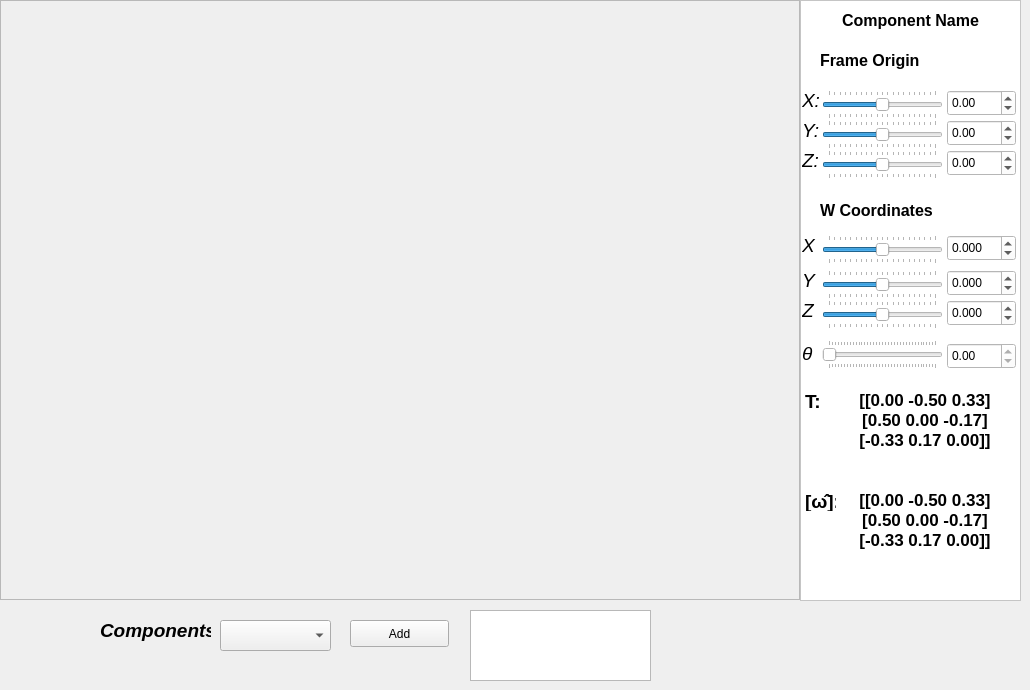
  <widget class="QWidget" name="centralwidget">
   <widget class="QFrame" name="frm_matplot">
    <property name="geometry">
     <rect>
      <x>0</x>
      <y>0</y>
      <width>800</width>
      <height>600</height>
     </rect>
    </property>
    <property name="frameShape">
     <enum>QFrame::StyledPanel</enum>
    </property>
    <property name="frameShadow">
     <enum>QFrame::Raised</enum>
    </property>
   </widget>
   <widget class="QLabel" name="label">
    <property name="geometry">
     <rect>
      <x>100</x>
      <y>620</y>
      <width>111</width>
      <height>21</height>
     </rect>
    </property>
    <property name="font">
     <font>
      <pointsize>14</pointsize>
      <weight>75</weight>
      <italic>true</italic>
      <bold>true</bold>
     </font>
    </property>
    <property name="text">
     <string>Components</string>
    </property>
   </widget>
   <widget class="QPushButton" name="btAdd_Component">
    <property name="geometry">
     <rect>
      <x>350</x>
      <y>620</y>
      <width>99</width>
      <height>27</height>
     </rect>
    </property>
    <property name="text">
     <string>Add</string>
    </property>
   </widget>
   <widget class="QComboBox" name="cbComponents">
    <property name="geometry">
     <rect>
      <x>220</x>
      <y>620</y>
      <width>111</width>
      <height>31</height>
     </rect>
    </property>
   </widget>
   <widget class="QFrame" name="frm_screw_control">
    <property name="geometry">
     <rect>
      <x>800</x>
      <y>0</y>
      <width>221</width>
      <height>601</height>
     </rect>
    </property>
    <property name="palette">
     <palette>
      <active>
       <colorrole role="WindowText">
        <brush brushstyle="SolidPattern">
         <color alpha="255">
          <red>0</red>
          <green>0</green>
          <blue>0</blue>
         </color>
        </brush>
       </colorrole>
       <colorrole role="Button">
        <brush brushstyle="SolidPattern">
         <color alpha="255">
          <red>255</red>
          <green>255</green>
          <blue>255</blue>
         </color>
        </brush>
       </colorrole>
       <colorrole role="Light">
        <brush brushstyle="SolidPattern">
         <color alpha="255">
          <red>255</red>
          <green>255</green>
          <blue>255</blue>
         </color>
        </brush>
       </colorrole>
       <colorrole role="Midlight">
        <brush brushstyle="SolidPattern">
         <color alpha="255">
          <red>255</red>
          <green>255</green>
          <blue>255</blue>
         </color>
        </brush>
       </colorrole>
       <colorrole role="Dark">
        <brush brushstyle="SolidPattern">
         <color alpha="255">
          <red>127</red>
          <green>127</green>
          <blue>127</blue>
         </color>
        </brush>
       </colorrole>
       <colorrole role="Mid">
        <brush brushstyle="SolidPattern">
         <color alpha="255">
          <red>170</red>
          <green>170</green>
          <blue>170</blue>
         </color>
        </brush>
       </colorrole>
       <colorrole role="Text">
        <brush brushstyle="SolidPattern">
         <color alpha="255">
          <red>0</red>
          <green>0</green>
          <blue>0</blue>
         </color>
        </brush>
       </colorrole>
       <colorrole role="BrightText">
        <brush brushstyle="SolidPattern">
         <color alpha="255">
          <red>255</red>
          <green>255</green>
          <blue>255</blue>
         </color>
        </brush>
       </colorrole>
       <colorrole role="ButtonText">
        <brush brushstyle="SolidPattern">
         <color alpha="255">
          <red>0</red>
          <green>0</green>
          <blue>0</blue>
         </color>
        </brush>
       </colorrole>
       <colorrole role="Base">
        <brush brushstyle="SolidPattern">
         <color alpha="255">
          <red>255</red>
          <green>255</green>
          <blue>255</blue>
         </color>
        </brush>
       </colorrole>
       <colorrole role="Window">
        <brush brushstyle="SolidPattern">
         <color alpha="255">
          <red>255</red>
          <green>255</green>
          <blue>255</blue>
         </color>
        </brush>
       </colorrole>
       <colorrole role="Shadow">
        <brush brushstyle="SolidPattern">
         <color alpha="255">
          <red>0</red>
          <green>0</green>
          <blue>0</blue>
         </color>
        </brush>
       </colorrole>
       <colorrole role="AlternateBase">
        <brush brushstyle="SolidPattern">
         <color alpha="255">
          <red>255</red>
          <green>255</green>
          <blue>255</blue>
         </color>
        </brush>
       </colorrole>
       <colorrole role="ToolTipBase">
        <brush brushstyle="SolidPattern">
         <color alpha="255">
          <red>255</red>
          <green>255</green>
          <blue>220</blue>
         </color>
        </brush>
       </colorrole>
       <colorrole role="ToolTipText">
        <brush brushstyle="SolidPattern">
         <color alpha="255">
          <red>0</red>
          <green>0</green>
          <blue>0</blue>
         </color>
        </brush>
       </colorrole>
      </active>
      <inactive>
       <colorrole role="WindowText">
        <brush brushstyle="SolidPattern">
         <color alpha="255">
          <red>0</red>
          <green>0</green>
          <blue>0</blue>
         </color>
        </brush>
       </colorrole>
       <colorrole role="Button">
        <brush brushstyle="SolidPattern">
         <color alpha="255">
          <red>255</red>
          <green>255</green>
          <blue>255</blue>
         </color>
        </brush>
       </colorrole>
       <colorrole role="Light">
        <brush brushstyle="SolidPattern">
         <color alpha="255">
          <red>255</red>
          <green>255</green>
          <blue>255</blue>
         </color>
        </brush>
       </colorrole>
       <colorrole role="Midlight">
        <brush brushstyle="SolidPattern">
         <color alpha="255">
          <red>255</red>
          <green>255</green>
          <blue>255</blue>
         </color>
        </brush>
       </colorrole>
       <colorrole role="Dark">
        <brush brushstyle="SolidPattern">
         <color alpha="255">
          <red>127</red>
          <green>127</green>
          <blue>127</blue>
         </color>
        </brush>
       </colorrole>
       <colorrole role="Mid">
        <brush brushstyle="SolidPattern">
         <color alpha="255">
          <red>170</red>
          <green>170</green>
          <blue>170</blue>
         </color>
        </brush>
       </colorrole>
       <colorrole role="Text">
        <brush brushstyle="SolidPattern">
         <color alpha="255">
          <red>0</red>
          <green>0</green>
          <blue>0</blue>
         </color>
        </brush>
       </colorrole>
       <colorrole role="BrightText">
        <brush brushstyle="SolidPattern">
         <color alpha="255">
          <red>255</red>
          <green>255</green>
          <blue>255</blue>
         </color>
        </brush>
       </colorrole>
       <colorrole role="ButtonText">
        <brush brushstyle="SolidPattern">
         <color alpha="255">
          <red>0</red>
          <green>0</green>
          <blue>0</blue>
         </color>
        </brush>
       </colorrole>
       <colorrole role="Base">
        <brush brushstyle="SolidPattern">
         <color alpha="255">
          <red>255</red>
          <green>255</green>
          <blue>255</blue>
         </color>
        </brush>
       </colorrole>
       <colorrole role="Window">
        <brush brushstyle="SolidPattern">
         <color alpha="255">
          <red>255</red>
          <green>255</green>
          <blue>255</blue>
         </color>
        </brush>
       </colorrole>
       <colorrole role="Shadow">
        <brush brushstyle="SolidPattern">
         <color alpha="255">
          <red>0</red>
          <green>0</green>
          <blue>0</blue>
         </color>
        </brush>
       </colorrole>
       <colorrole role="AlternateBase">
        <brush brushstyle="SolidPattern">
         <color alpha="255">
          <red>255</red>
          <green>255</green>
          <blue>255</blue>
         </color>
        </brush>
       </colorrole>
       <colorrole role="ToolTipBase">
        <brush brushstyle="SolidPattern">
         <color alpha="255">
          <red>255</red>
          <green>255</green>
          <blue>220</blue>
         </color>
        </brush>
       </colorrole>
       <colorrole role="ToolTipText">
        <brush brushstyle="SolidPattern">
         <color alpha="255">
          <red>0</red>
          <green>0</green>
          <blue>0</blue>
         </color>
        </brush>
       </colorrole>
      </inactive>
      <disabled>
       <colorrole role="WindowText">
        <brush brushstyle="SolidPattern">
         <color alpha="255">
          <red>127</red>
          <green>127</green>
          <blue>127</blue>
         </color>
        </brush>
       </colorrole>
       <colorrole role="Button">
        <brush brushstyle="SolidPattern">
         <color alpha="255">
          <red>255</red>
          <green>255</green>
          <blue>255</blue>
         </color>
        </brush>
       </colorrole>
       <colorrole role="Light">
        <brush brushstyle="SolidPattern">
         <color alpha="255">
          <red>255</red>
          <green>255</green>
          <blue>255</blue>
         </color>
        </brush>
       </colorrole>
       <colorrole role="Midlight">
        <brush brushstyle="SolidPattern">
         <color alpha="255">
          <red>255</red>
          <green>255</green>
          <blue>255</blue>
         </color>
        </brush>
       </colorrole>
       <colorrole role="Dark">
        <brush brushstyle="SolidPattern">
         <color alpha="255">
          <red>127</red>
          <green>127</green>
          <blue>127</blue>
         </color>
        </brush>
       </colorrole>
       <colorrole role="Mid">
        <brush brushstyle="SolidPattern">
         <color alpha="255">
          <red>170</red>
          <green>170</green>
          <blue>170</blue>
         </color>
        </brush>
       </colorrole>
       <colorrole role="Text">
        <brush brushstyle="SolidPattern">
         <color alpha="255">
          <red>127</red>
          <green>127</green>
          <blue>127</blue>
         </color>
        </brush>
       </colorrole>
       <colorrole role="BrightText">
        <brush brushstyle="SolidPattern">
         <color alpha="255">
          <red>255</red>
          <green>255</green>
          <blue>255</blue>
         </color>
        </brush>
       </colorrole>
       <colorrole role="ButtonText">
        <brush brushstyle="SolidPattern">
         <color alpha="255">
          <red>127</red>
          <green>127</green>
          <blue>127</blue>
         </color>
        </brush>
       </colorrole>
       <colorrole role="Base">
        <brush brushstyle="SolidPattern">
         <color alpha="255">
          <red>255</red>
          <green>255</green>
          <blue>255</blue>
         </color>
        </brush>
       </colorrole>
       <colorrole role="Window">
        <brush brushstyle="SolidPattern">
         <color alpha="255">
          <red>255</red>
          <green>255</green>
          <blue>255</blue>
         </color>
        </brush>
       </colorrole>
       <colorrole role="Shadow">
        <brush brushstyle="SolidPattern">
         <color alpha="255">
          <red>0</red>
          <green>0</green>
          <blue>0</blue>
         </color>
        </brush>
       </colorrole>
       <colorrole role="AlternateBase">
        <brush brushstyle="SolidPattern">
         <color alpha="255">
          <red>255</red>
          <green>255</green>
          <blue>255</blue>
         </color>
        </brush>
       </colorrole>
       <colorrole role="ToolTipBase">
        <brush brushstyle="SolidPattern">
         <color alpha="255">
          <red>255</red>
          <green>255</green>
          <blue>220</blue>
         </color>
        </brush>
       </colorrole>
       <colorrole role="ToolTipText">
        <brush brushstyle="SolidPattern">
         <color alpha="255">
          <red>0</red>
          <green>0</green>
          <blue>0</blue>
         </color>
        </brush>
       </colorrole>
      </disabled>
     </palette>
    </property>
    <property name="autoFillBackground">
     <bool>true</bool>
    </property>
    <property name="frameShape">
     <enum>QFrame::StyledPanel</enum>
    </property>
    <property name="frameShadow">
     <enum>QFrame::Raised</enum>
    </property>
    <widget class="QSlider" name="screw_frame_sb_x_origin">
     <property name="geometry">
      <rect>
       <x>22</x>
       <y>90</y>
       <width>121</width>
       <height>29</height>
      </rect>
     </property>
     <property name="minimum">
      <number>-10</number>
     </property>
     <property name="maximum">
      <number>10</number>
     </property>
     <property name="orientation">
      <enum>Qt::Horizontal</enum>
     </property>
     <property name="tickPosition">
      <enum>QSlider::TicksBothSides</enum>
     </property>
     <property name="tickInterval">
      <number>0</number>
     </property>
    </widget>
    <widget class="QLabel" name="frame_lb_component_name">
     <property name="geometry">
      <rect>
       <x>10</x>
       <y>10</y>
       <width>201</width>
       <height>20</height>
      </rect>
     </property>
     <property name="font">
      <font>
       <pointsize>12</pointsize>
       <weight>75</weight>
       <bold>true</bold>
      </font>
     </property>
     <property name="text">
      <string>Component Name</string>
     </property>
     <property name="alignment">
      <set>Qt::AlignCenter</set>
     </property>
    </widget>
    <widget class="QLabel" name="label_3">
     <property name="geometry">
      <rect>
       <x>20</x>
       <y>50</y>
       <width>141</width>
       <height>20</height>
      </rect>
     </property>
     <property name="font">
      <font>
       <pointsize>12</pointsize>
       <weight>75</weight>
       <bold>true</bold>
      </font>
     </property>
     <property name="text">
      <string>Frame Origin</string>
     </property>
    </widget>
    <widget class="QLabel" name="label_4">
     <property name="geometry">
      <rect>
       <x>2</x>
       <y>90</y>
       <width>21</width>
       <height>20</height>
      </rect>
     </property>
     <property name="font">
      <font>
       <pointsize>14</pointsize>
       <italic>true</italic>
      </font>
     </property>
     <property name="text">
      <string>X:</string>
     </property>
    </widget>
    <widget class="QLabel" name="label_5">
     <property name="geometry">
      <rect>
       <x>2</x>
       <y>120</y>
       <width>31</width>
       <height>20</height>
      </rect>
     </property>
     <property name="font">
      <font>
       <pointsize>14</pointsize>
       <italic>true</italic>
      </font>
     </property>
     <property name="text">
      <string>Y:</string>
     </property>
    </widget>
    <widget class="QSlider" name="screw_frame_sb_y_origin">
     <property name="geometry">
      <rect>
       <x>22</x>
       <y>120</y>
       <width>121</width>
       <height>29</height>
      </rect>
     </property>
     <property name="minimum">
      <number>-10</number>
     </property>
     <property name="maximum">
      <number>10</number>
     </property>
     <property name="orientation">
      <enum>Qt::Horizontal</enum>
     </property>
     <property name="tickPosition">
      <enum>QSlider::TicksBothSides</enum>
     </property>
     <property name="tickInterval">
      <number>0</number>
     </property>
    </widget>
    <widget class="QLabel" name="label_6">
     <property name="geometry">
      <rect>
       <x>2</x>
       <y>150</y>
       <width>31</width>
       <height>20</height>
      </rect>
     </property>
     <property name="font">
      <font>
       <pointsize>14</pointsize>
       <italic>true</italic>
      </font>
     </property>
     <property name="text">
      <string>Z:</string>
     </property>
    </widget>
    <widget class="QSlider" name="screw_frame_sb_z_origin">
     <property name="geometry">
      <rect>
       <x>22</x>
       <y>150</y>
       <width>121</width>
       <height>29</height>
      </rect>
     </property>
     <property name="minimum">
      <number>-10</number>
     </property>
     <property name="maximum">
      <number>10</number>
     </property>
     <property name="orientation">
      <enum>Qt::Horizontal</enum>
     </property>
     <property name="tickPosition">
      <enum>QSlider::TicksBothSides</enum>
     </property>
     <property name="tickInterval">
      <number>0</number>
     </property>
    </widget>
    <widget class="QLabel" name="label_8">
     <property name="geometry">
      <rect>
       <x>2</x>
       <y>343</y>
       <width>31</width>
       <height>20</height>
      </rect>
     </property>
     <property name="font">
      <font>
       <pointsize>14</pointsize>
       <italic>true</italic>
      </font>
     </property>
     <property name="text">
      <string>θ</string>
     </property>
    </widget>
    <widget class="QSlider" name="screw_sb_w_theta_angle">
     <property name="geometry">
      <rect>
       <x>22</x>
       <y>340</y>
       <width>121</width>
       <height>29</height>
      </rect>
     </property>
     <property name="minimum">
      <number>0</number>
     </property>
     <property name="maximum">
      <number>359</number>
     </property>
     <property name="orientation">
      <enum>Qt::Horizontal</enum>
     </property>
     <property name="tickPosition">
      <enum>QSlider::TicksBothSides</enum>
     </property>
     <property name="tickInterval">
      <number>0</number>
     </property>
    </widget>
    <widget class="QLabel" name="label_15">
     <property name="geometry">
      <rect>
       <x>20</x>
       <y>200</y>
       <width>141</width>
       <height>20</height>
      </rect>
     </property>
     <property name="font">
      <font>
       <pointsize>12</pointsize>
       <weight>75</weight>
       <bold>true</bold>
      </font>
     </property>
     <property name="text">
      <string>W Coordinates</string>
     </property>
    </widget>
    <widget class="QLabel" name="label_23">
     <property name="geometry">
      <rect>
       <x>2</x>
       <y>235</y>
       <width>31</width>
       <height>20</height>
      </rect>
     </property>
     <property name="font">
      <font>
       <pointsize>14</pointsize>
       <italic>true</italic>
      </font>
     </property>
     <property name="text">
      <string>X</string>
     </property>
    </widget>
    <widget class="QSlider" name="screw_sb_w_z_trans">
     <property name="geometry">
      <rect>
       <x>22</x>
       <y>300</y>
       <width>121</width>
       <height>29</height>
      </rect>
     </property>
     <property name="minimum">
      <number>-10</number>
     </property>
     <property name="maximum">
      <number>10</number>
     </property>
     <property name="orientation">
      <enum>Qt::Horizontal</enum>
     </property>
     <property name="tickPosition">
      <enum>QSlider::TicksBothSides</enum>
     </property>
     <property name="tickInterval">
      <number>0</number>
     </property>
    </widget>
    <widget class="QLabel" name="label_24">
     <property name="geometry">
      <rect>
       <x>2</x>
       <y>270</y>
       <width>31</width>
       <height>20</height>
      </rect>
     </property>
     <property name="font">
      <font>
       <pointsize>14</pointsize>
       <italic>true</italic>
      </font>
     </property>
     <property name="text">
      <string>Y</string>
     </property>
    </widget>
    <widget class="QLabel" name="label_25">
     <property name="geometry">
      <rect>
       <x>2</x>
       <y>300</y>
       <width>31</width>
       <height>20</height>
      </rect>
     </property>
     <property name="font">
      <font>
       <pointsize>14</pointsize>
       <italic>true</italic>
      </font>
     </property>
     <property name="text">
      <string>Z</string>
     </property>
    </widget>
    <widget class="QSlider" name="screw_sb_w_x_trans">
     <property name="geometry">
      <rect>
       <x>22</x>
       <y>235</y>
       <width>121</width>
       <height>29</height>
      </rect>
     </property>
     <property name="minimum">
      <number>-10</number>
     </property>
     <property name="maximum">
      <number>10</number>
     </property>
     <property name="orientation">
      <enum>Qt::Horizontal</enum>
     </property>
     <property name="tickPosition">
      <enum>QSlider::TicksBothSides</enum>
     </property>
     <property name="tickInterval">
      <number>0</number>
     </property>
    </widget>
    <widget class="QSlider" name="screw_sb_w_y_trans">
     <property name="geometry">
      <rect>
       <x>22</x>
       <y>270</y>
       <width>121</width>
       <height>29</height>
      </rect>
     </property>
     <property name="minimum">
      <number>-10</number>
     </property>
     <property name="maximum">
      <number>10</number>
     </property>
     <property name="orientation">
      <enum>Qt::Horizontal</enum>
     </property>
     <property name="tickPosition">
      <enum>QSlider::TicksBothSides</enum>
     </property>
     <property name="tickInterval">
      <number>0</number>
     </property>
    </widget>
    <widget class="QLabel" name="screw_lb_rotation_matrix">
     <property name="geometry">
      <rect>
       <x>30</x>
       <y>390</y>
       <width>190</width>
       <height>91</height>
      </rect>
     </property>
     <property name="font">
      <font>
       <pointsize>13</pointsize>
       <weight>75</weight>
       <italic>false</italic>
       <bold>true</bold>
      </font>
     </property>
     <property name="text">
      <string>[[0.00 -0.50 0.33]
[0.50 0.00 -0.17]
[-0.33 0.17 0.00]]</string>
     </property>
     <property name="textFormat">
      <enum>Qt::PlainText</enum>
     </property>
     <property name="alignment">
      <set>Qt::AlignHCenter|Qt::AlignTop</set>
     </property>
     <property name="wordWrap">
      <bool>false</bool>
     </property>
    </widget>
    <widget class="QLabel" name="label_7">
     <property name="geometry">
      <rect>
       <x>5</x>
       <y>390</y>
       <width>31</width>
       <height>21</height>
      </rect>
     </property>
     <property name="font">
      <font>
       <pointsize>14</pointsize>
       <weight>75</weight>
       <bold>true</bold>
      </font>
     </property>
     <property name="text">
      <string>T:</string>
     </property>
     <property name="alignment">
      <set>Qt::AlignLeading|Qt::AlignLeft|Qt::AlignTop</set>
     </property>
     <property name="wordWrap">
      <bool>false</bool>
     </property>
    </widget>
    <widget class="QDoubleSpinBox" name="screw_frame_spinb_x_origin">
     <property name="geometry">
      <rect>
       <x>147</x>
       <y>90</y>
       <width>69</width>
       <height>26</height>
      </rect>
     </property>
     <property name="decimals">
      <number>2</number>
     </property>
     <property name="minimum">
      <double>-10.000000000000000</double>
     </property>
     <property name="maximum">
      <double>10.000000000000000</double>
     </property>
     <property name="singleStep">
      <double>0.500000000000000</double>
     </property>
     <property name="value">
      <double>0.000000000000000</double>
     </property>
    </widget>
    <widget class="QDoubleSpinBox" name="screw_frame_spinb_y_origin">
     <property name="geometry">
      <rect>
       <x>147</x>
       <y>120</y>
       <width>69</width>
       <height>26</height>
      </rect>
     </property>
     <property name="decimals">
      <number>2</number>
     </property>
     <property name="minimum">
      <double>-10.000000000000000</double>
     </property>
     <property name="maximum">
      <double>10.000000000000000</double>
     </property>
     <property name="singleStep">
      <double>0.500000000000000</double>
     </property>
     <property name="value">
      <double>0.000000000000000</double>
     </property>
    </widget>
    <widget class="QDoubleSpinBox" name="screw_frame_spinb_z_origin">
     <property name="geometry">
      <rect>
       <x>147</x>
       <y>150</y>
       <width>69</width>
       <height>26</height>
      </rect>
     </property>
     <property name="decimals">
      <number>2</number>
     </property>
     <property name="minimum">
      <double>-10.000000000000000</double>
     </property>
     <property name="maximum">
      <double>10.000000000000000</double>
     </property>
     <property name="singleStep">
      <double>0.500000000000000</double>
     </property>
     <property name="value">
      <double>0.000000000000000</double>
     </property>
    </widget>
    <widget class="QDoubleSpinBox" name="screw_spinb_w_x_trans">
     <property name="geometry">
      <rect>
       <x>147</x>
       <y>235</y>
       <width>69</width>
       <height>26</height>
      </rect>
     </property>
     <property name="decimals">
      <number>3</number>
     </property>
     <property name="minimum">
      <double>-10.000000000000000</double>
     </property>
     <property name="maximum">
      <double>10.000000000000000</double>
     </property>
     <property name="singleStep">
      <double>0.500000000000000</double>
     </property>
     <property name="value">
      <double>0.000000000000000</double>
     </property>
    </widget>
    <widget class="QDoubleSpinBox" name="screw_spinb_w_y_trans">
     <property name="geometry">
      <rect>
       <x>147</x>
       <y>270</y>
       <width>69</width>
       <height>26</height>
      </rect>
     </property>
     <property name="decimals">
      <number>3</number>
     </property>
     <property name="minimum">
      <double>-10.000000000000000</double>
     </property>
     <property name="maximum">
      <double>10.000000000000000</double>
     </property>
     <property name="singleStep">
      <double>0.500000000000000</double>
     </property>
     <property name="value">
      <double>0.000000000000000</double>
     </property>
    </widget>
    <widget class="QDoubleSpinBox" name="screw_spinb_w_z_trans">
     <property name="geometry">
      <rect>
       <x>147</x>
       <y>300</y>
       <width>69</width>
       <height>26</height>
      </rect>
     </property>
     <property name="decimals">
      <number>3</number>
     </property>
     <property name="minimum">
      <double>-10.000000000000000</double>
     </property>
     <property name="maximum">
      <double>10.000000000000000</double>
     </property>
     <property name="singleStep">
      <double>0.500000000000000</double>
     </property>
     <property name="value">
      <double>0.000000000000000</double>
     </property>
    </widget>
    <widget class="QDoubleSpinBox" name="screw_spinb_w_theta_angle">
     <property name="geometry">
      <rect>
       <x>147</x>
       <y>343</y>
       <width>69</width>
       <height>26</height>
      </rect>
     </property>
     <property name="decimals">
      <number>2</number>
     </property>
     <property name="minimum">
      <double>0.000000000000000</double>
     </property>
     <property name="maximum">
      <double>0.000000000000000</double>
     </property>
     <property name="singleStep">
      <double>0.500000000000000</double>
     </property>
     <property name="value">
      <double>0.000000000000000</double>
     </property>
    </widget>
    <widget class="QLabel" name="screw_lb_skew_matrix">
     <property name="geometry">
      <rect>
       <x>30</x>
       <y>490</y>
       <width>190</width>
       <height>91</height>
      </rect>
     </property>
     <property name="font">
      <font>
       <pointsize>13</pointsize>
       <weight>75</weight>
       <italic>false</italic>
       <bold>true</bold>
      </font>
     </property>
     <property name="text">
      <string>[[0.00 -0.50 0.33]
[0.50 0.00 -0.17]
[-0.33 0.17 0.00]]</string>
     </property>
     <property name="textFormat">
      <enum>Qt::PlainText</enum>
     </property>
     <property name="alignment">
      <set>Qt::AlignHCenter|Qt::AlignTop</set>
     </property>
     <property name="wordWrap">
      <bool>false</bool>
     </property>
    </widget>
    <widget class="QLabel" name="label_9">
     <property name="geometry">
      <rect>
       <x>5</x>
       <y>490</y>
       <width>31</width>
       <height>21</height>
      </rect>
     </property>
     <property name="font">
      <font>
       <pointsize>14</pointsize>
       <weight>75</weight>
       <bold>true</bold>
      </font>
     </property>
     <property name="text">
      <string>[ω̂]:</string>
     </property>
     <property name="alignment">
      <set>Qt::AlignLeading|Qt::AlignLeft|Qt::AlignTop</set>
     </property>
     <property name="wordWrap">
      <bool>false</bool>
     </property>
    </widget>
   </widget>
   <widget class="QListWidget" name="lv_Components">
    <property name="geometry">
     <rect>
      <x>470</x>
      <y>610</y>
      <width>181</width>
      <height>71</height>
     </rect>
    </property>
   </widget>
  </widget>
